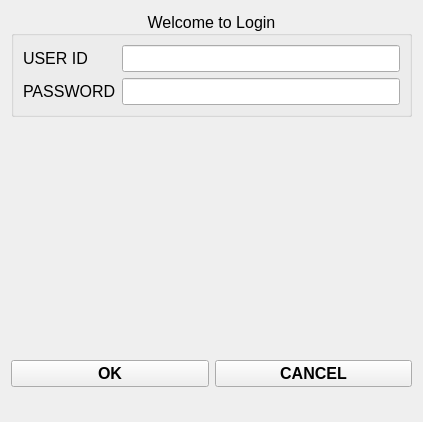
<?xml version="1.0" encoding="UTF-8"?>
<ui version="4.0">
 <class>w_loginform</class>
 <widget class="QWidget" name="w_loginform">
  <property name="geometry">
   <rect>
    <x>0</x>
    <y>0</y>
    <width>423</width>
    <height>422</height>
   </rect>
  </property>
  <property name="font">
   <font>
    <pointsize>12</pointsize>
    <bold>true</bold>
   </font>
  </property>
  <property name="windowTitle">
   <string>SAMPLE APP</string>
  </property>
  <layout class="QGridLayout" name="gridLayout">
   <item row="3" column="0" colspan="2">
    <widget class="QLabel" name="label_message">
     <property name="text">
      <string/>
     </property>
    </widget>
   </item>
   <item row="2" column="1">
    <widget class="QPushButton" name="pushButton_cancel">
     <property name="text">
      <string>CANCEL</string>
     </property>
     <property name="icon">
      <iconset resource="icons/icons.qrc">
       <normaloff>:/Buttons/❌.png</normaloff>:/Buttons/❌.png</iconset>
     </property>
    </widget>
   </item>
   <item row="0" column="0" colspan="2">
    <widget class="QGroupBox" name="groupBox">
     <property name="enabled">
      <bool>true</bool>
     </property>
     <property name="font">
      <font>
       <pointsize>12</pointsize>
       <bold>false</bold>
       <kerning>true</kerning>
      </font>
     </property>
     <property name="cursor">
      <cursorShape>ArrowCursor</cursorShape>
     </property>
     <property name="layoutDirection">
      <enum>Qt::LeftToRight</enum>
     </property>
     <property name="title">
      <string>Welcome to Login</string>
     </property>
     <property name="alignment">
      <set>Qt::AlignCenter</set>
     </property>
     <layout class="QFormLayout" name="formLayout">
      <item row="0" column="0">
       <widget class="QLabel" name="label_userid">
        <property name="text">
         <string>USER ID</string>
        </property>
        <property name="alignment">
         <set>Qt::AlignLeading|Qt::AlignLeft|Qt::AlignVCenter</set>
        </property>
       </widget>
      </item>
      <item row="0" column="1">
       <widget class="QLineEdit" name="lineedit_userid"/>
      </item>
      <item row="1" column="0">
       <widget class="QLabel" name="label_password">
        <property name="text">
         <string>PASSWORD</string>
        </property>
       </widget>
      </item>
      <item row="1" column="1">
       <widget class="QLineEdit" name="lineedit_password"/>
      </item>
     </layout>
    </widget>
   </item>
   <item row="2" column="0">
    <widget class="QPushButton" name="pushButton_ok">
     <property name="text">
      <string>OK</string>
     </property>
     <property name="icon">
      <iconset resource="icons/icons.qrc">
       <normaloff>:/Buttons/✔.png</normaloff>:/Buttons/✔.png</iconset>
     </property>
    </widget>
   </item>
   <item row="1" column="0" colspan="2">
    <spacer name="verticalSpacer">
     <property name="orientation">
      <enum>Qt::Vertical</enum>
     </property>
     <property name="sizeHint" stdset="0">
      <size>
       <width>20</width>
       <height>40</height>
      </size>
     </property>
    </spacer>
   </item>
  </layout>
 </widget>
 <resources>
  <include location="icons/icons.qrc"/>
 </resources>
 <connections/>
</ui>
